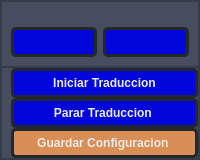
        <widget class="QFrame" name="column_1">
         <property name="maximumSize">
          <size>
           <width>250</width>
           <height>16777215</height>
          </size>
         </property>
         <property name="styleSheet">
          <string notr="true">QFrame{
	background-color: rgb(70, 77, 95);
}

QPushButton{
	font:87 12pt &quot;Sans Serif&quot;;
	font-weight: bold;
	background-color: #0107DB;
	color: #EAEAEA;
	border-radius:5px;
	border:3px solid #24272a;
	padding:5px;
}

QPushButton:hover{
	background-color: rgb(1, 5, 136);
	border-radius:5px;
	border:3px solid 6C757D;

}


</string>
         </property>
         <property name="frameShape">
          <enum>QFrame::StyledPanel</enum>
         </property>
         <property name="frameShadow">
          <enum>QFrame::Raised</enum>
         </property>
         <layout class="QVBoxLayout" name="verticalLayout_3" stretch="1,8">
          <property name="spacing">
           <number>0</number>
          </property>
          <property name="leftMargin">
           <number>0</number>
          </property>
          <property name="topMargin">
           <number>0</number>
          </property>
          <property name="rightMargin">
           <number>0</number>
          </property>
          <property name="bottomMargin">
           <number>0</number>
          </property>
          <item>
           <widget class="QFrame" name="arrow_frame">
            <property name="frameShape">
             <enum>QFrame::StyledPanel</enum>
            </property>
            <property name="frameShadow">
             <enum>QFrame::Raised</enum>
            </property>
            <layout class="QHBoxLayout" name="horizontalLayout_2">
             <property name="topMargin">
              <number>25</number>
             </property>
             <item>
              <widget class="QPushButton" name="Larrow">
               <property name="text">
                <string/>
               </property>
               <property name="icon">
                <iconset>
                 <normaloff>imgs/left_arrow_white.svg</normaloff>imgs/left_arrow_white.svg</iconset>
               </property>
              </widget>
             </item>
             <item>
              <widget class="QPushButton" name="Rarrow">
               <property name="text">
                <string/>
               </property>
               <property name="icon">
                <iconset>
                 <normaloff>imgs/rigt_arrow_white.svg</normaloff>imgs/rigt_arrow_white.svg</iconset>
               </property>
              </widget>
             </item>
            </layout>
           </widget>
          </item>
          <item>
           <widget class="QFrame" name="frame_26">
            <property name="frameShape">
             <enum>QFrame::StyledPanel</enum>
            </property>
            <property name="frameShadow">
             <enum>QFrame::Raised</enum>
            </property>
            <layout class="QVBoxLayout" name="verticalLayout_13">
             <property name="spacing">
              <number>0</number>
             </property>
             <property name="leftMargin">
              <number>9</number>
             </property>
             <property name="topMargin">
              <number>0</number>
             </property>
             <property name="rightMargin">
              <number>0</number>
             </property>
             <property name="bottomMargin">
              <number>0</number>
             </property>
             <item>
              <widget class="QPushButton" name="play">
               <property name="layoutDirection">
                <enum>Qt::RightToLeft</enum>
               </property>
               <property name="text">
                <string>Iniciar Traduccion</string>
               </property>
               <property name="icon">
                <iconset>
                 <normaloff>../../../../../.designer/backup/imgs/play.svg</normaloff>../../../../../.designer/backup/imgs/play.svg</iconset>
               </property>
               <property name="iconSize">
                <size>
                 <width>28</width>
                 <height>28</height>
                </size>
               </property>
              </widget>
             </item>
             <item>
              <widget class="QPushButton" name="pause">
               <property name="layoutDirection">
                <enum>Qt::RightToLeft</enum>
               </property>
               <property name="text">
                <string>Parar Traduccion </string>
               </property>
               <property name="icon">
                <iconset>
                 <normaloff>../../../../../.designer/backup/imgs/stop.svg</normaloff>../../../../../.designer/backup/imgs/stop.svg</iconset>
               </property>
               <property name="iconSize">
                <size>
                 <width>28</width>
                 <height>28</height>
                </size>
               </property>
              </widget>
             </item>
             <item>
              <widget class="QPushButton" name="config">
               <property name="layoutDirection">
                <enum>Qt::RightToLeft</enum>
               </property>
               <property name="styleSheet">
                <string notr="true">QPushButton{
	background-color: rgb(217, 142, 86);
	color: #EAEAEA;

}

QPushButton:hover{
	background-color: rgb(134, 87, 53);
	color: #EAEAEA;
}</string>
               </property>
               <property name="text">
                <string>Guardar Configuracion </string>
               </property>
               <property name="icon">
                <iconset>
                 <normaloff>../../../../../.designer/backup/imgs/config.svg</normaloff>../../../../../.designer/backup/imgs/config.svg</iconset>
               </property>
               <property name="iconSize">
                <size>
                 <width>28</width>
                 <height>28</height>
                </size>
               </property>
              </widget>
             </item>
            </layout>
           </widget>
          </item>
         </layout>
        </widget>
